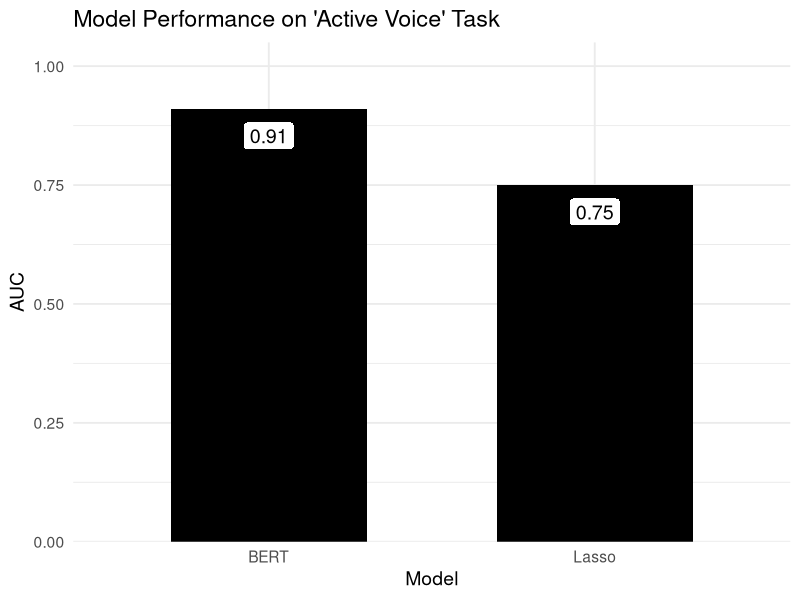
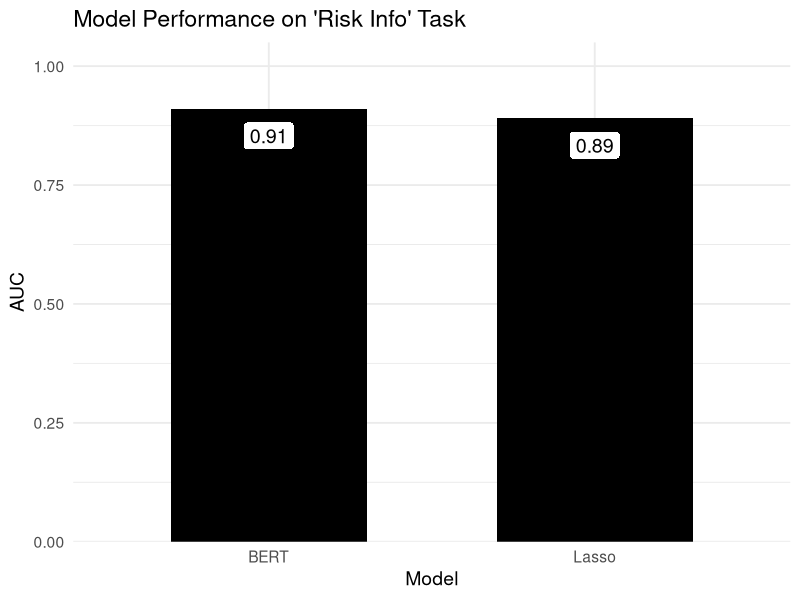
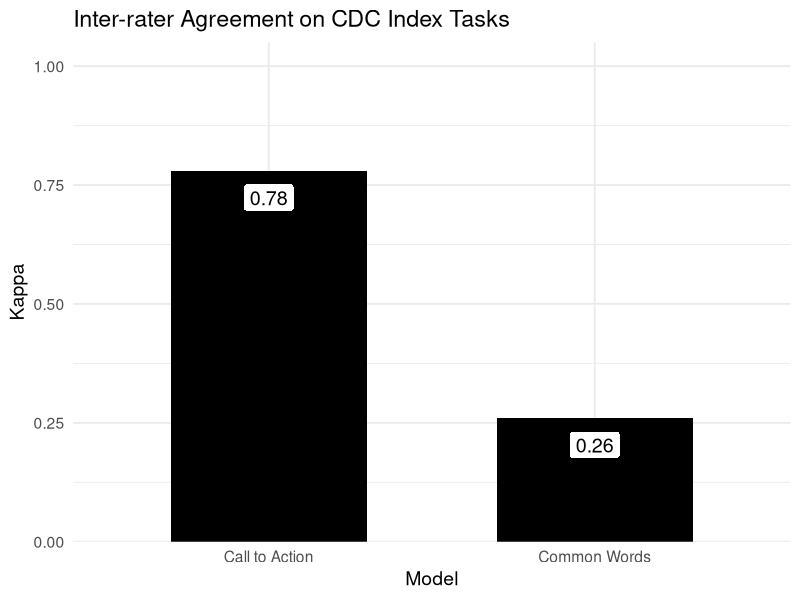

Write R code to recreate these figures, in order.
## ---- chunk 1
# Load library
library(ggplot2)

# Recreate our study findings
auc_data <- data.frame(
  Model = c("BERT", "Lasso"),
  AUC = c(0.91, 0.75)
)

# Create the barplot
ggplot(auc_data, aes(x = Model, y = AUC)) +
  geom_bar(stat = "identity", fill = "black", width = 0.6, show.legend = FALSE) +
  geom_label(aes(label = AUC), vjust = 1.5, size = 5, fill = "white", color = "black", label.size = 0) +
  scale_y_continuous(limits = c(0, 1), expand = expansion(mult = c(0, 0.05))) +
  labs(
    title = "Model Performance on 'Active Voice' Task",
    x = "Model",
    y = "AUC"
  ) +
  theme_minimal(base_size = 14)
## ---- chunk 2
# Load library
library(ggplot2)

# Recreate our study findings
auc_data <- data.frame(
  Model = c("BERT", "Lasso"),
  AUC = c(0.91, 0.89)
)

# Create the barplot
ggplot(auc_data, aes(x = Model, y = AUC)) +
  geom_bar(stat = "identity", fill = "black", width = 0.6, show.legend = FALSE) +
  geom_label(aes(label = AUC), vjust = 1.5, size = 5, fill = "white", color = "black", label.size = 0) +
  scale_y_continuous(limits = c(0, 1), expand = expansion(mult = c(0, 0.05))) +
  labs(
    title = "Model Performance on 'Risk Info' Task",
    x = "Model",
    y = "AUC"
  ) +
  theme_minimal(base_size = 14)
## ---- chunk 3
# Load library
library(ggplot2)

# Recreate our study findings
kappa_data <- data.frame(
  Model = c("Call to Action", "Common Words"),
  Kappa = c(0.78, 0.26)
)

# Create the barplot
ggplot(kappa_data, aes(x = Model, y = Kappa)) +
  geom_bar(stat = "identity", fill = "black", width = 0.6, show.legend = FALSE) +
  geom_label(aes(label = Kappa), vjust = 1.5, size = 5, fill = "white", color = "black", label.size = 0) +
  scale_y_continuous(limits = c(0, 1), expand = expansion(mult = c(0, 0.05))) +
  labs(
    title = "Inter-rater Agreement on CDC Index Tasks",
    x = "Model",
    y = "Kappa"
  ) +
  theme_minimal(base_size = 14)
